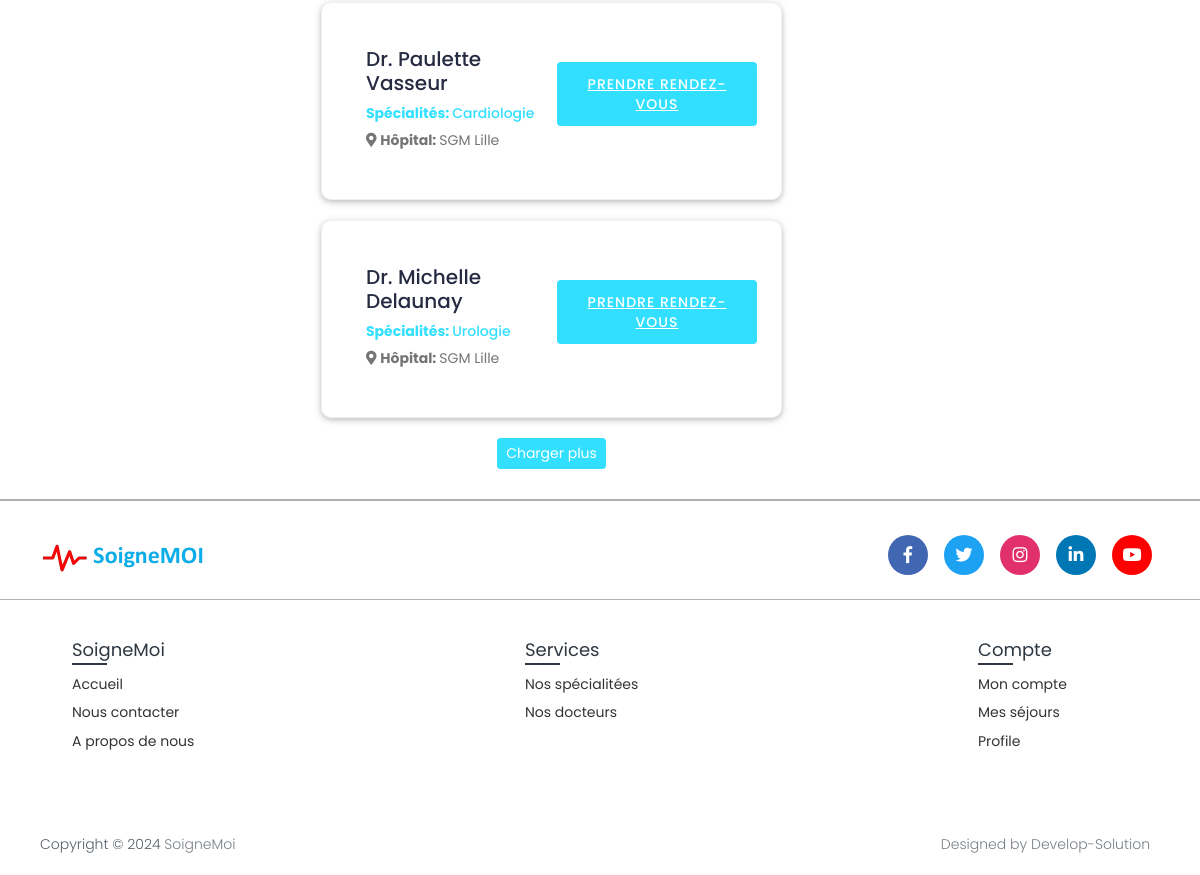
The app's page /search/ (signed in, lower part), older data.
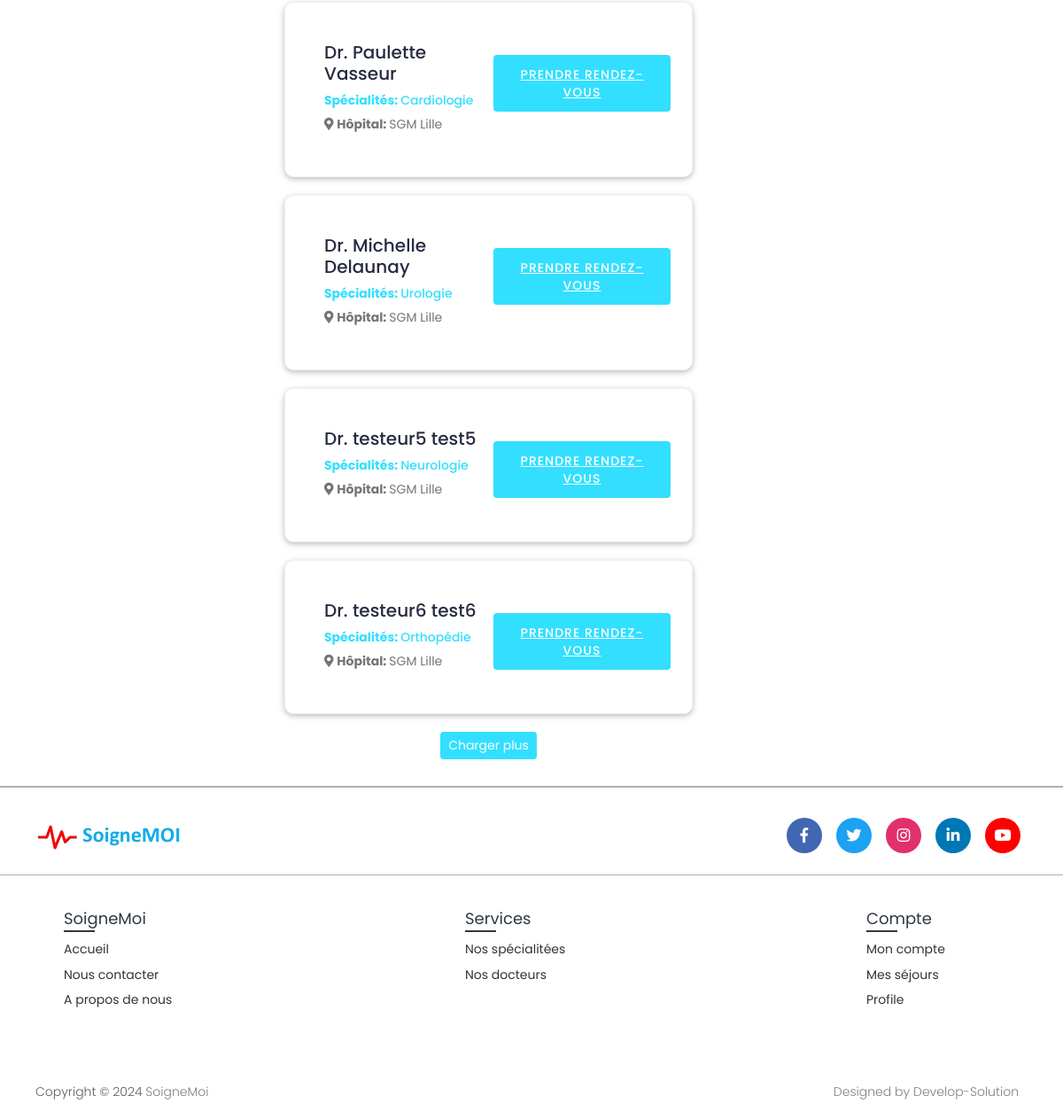
The same page, newer data.
### book/models.py (models this page shows, shortened)
class Doctor(models.Model):
    doctor_id = models.AutoField(primary_key=True)
    user = models.OneToOneField(User, on_delete=models.CASCADE, null=True, blank=True, related_name='profile')
    first_name = models.CharField(max_length=200, null=True)
    last_name = models.CharField(max_length=200, null=True)
    specialization = models.ForeignKey(Specialization, on_delete=models.SET_NULL, null=True, blank=True)
    phone_number = models.CharField(max_length=200, null=True, blank=True)
    date_of_birth = models.DateField(null=True, blank=True)
    reg_number = models.CharField(max_length=6, null=True, blank=True)
    hospital_name = models.ForeignKey(Hospital, on_delete=models.SET_NULL, null=True, blank=True)

class Specialization(models.Model):
    specialization_id = models.AutoField(primary_key=True)
    hospital = models.ForeignKey(Hospital, on_delete=models.CASCADE, null=True, blank=True)
    specialization_name = models.CharField(max_length=200, null=True, blank=True)

class Hospital(models.Model):
    hospital_id = models.AutoField(primary_key=True)
    name = models.CharField(max_length=200, null=True, blank=True)
    address = models.CharField(max_length=200, null=True, blank=True)
    featured_image = models.ImageField(upload_to='hospitals/', default='hospitals/default.png', null=True, blank=True)
    description = models.TextField(null=True, blank=True)
    email = models.EmailField(max_length=200, null=True, blank=True)
    phone_number = models.CharField(max_length=10,null=True, blank=True)
    def __str__(self):
        return str(self.name)

### book/views.py (the view)
# urls.py: path('search/', SearchView.as_view(), name='search'),
class SearchView(LoginRequiredMixin, View):
    def get(self, request):
        if request.user.is_authenticated and request.user.is_patient:
            self.search_query = request.GET.get('search_query', '')
            self.doctors = Doctor.objects.filter(
                Q(last_name__icontains=self.search_query) |
                Q(first_name__icontains=self.search_query) |
                Q(specialization__specialization_name__icontains=self.search_query)
            )
            self.patient = Patient.objects.get(user=request.user)
            context = {'patient': self.patient, 'doctors': self.doctors, 'search_query': self.search_query}
            return render(request, 'book/patient/search.html', context)
        else:
            logout(request)
            messages.error(request, 'Non autorisé')
            return render(request, 'book/login.html')

### templates/book/patient/search.html (shortened to what this page needs)
{% extends 'book/base.html' %}
{% load static %}
{% block content %}
{% load static %}
  <body>
    <div class="main-wrapper">
      <div class="content">
        <div class="container-fluid">
          <div class="row">
            <div class="col-md-5 col-lg-4 col-xl-3 theiaStickySidebar">
              <div>{% include 'book/patient/patient-sidebar.html' %}</div>
            </div>
            <div class="col-md-12 col-lg-8 col-xl-5">
              {% for doctor in doctors %}
              <div class="card">
                <div class="card-body">
                  <div class="doctor-widget">
                    <div class="doc-info-left">
                      <div class="doc-info-cont">
                          <h4 class="doc-name">
                          <a >Dr. {{doctor.first_name}} {{doctor.last_name}} </a>
                          </h4>
                        <h5 class="doc-department"><b>Spécialités: </b>
                          {{ doctor.specialization.specialization_name }}
                        </h5>
                        <div class="clinic-details">
                          <p class="doc-location">
                            <i class="fas fa-map-marker-alt"></i> <b>Hôpital: </b>
                            {{doctor.hospital_name}}
                          </p>
                        </div>
                      </div>
                    </div>
                    <div class="doc-info-right">
                      <div class="clinic-booking">
                        <a class="apt-btn"
                          href="{% url 'booking' pk=doctor.doctor_id %}">Prendre rendez-vous</a>
                      </div>
                    </div>
                  </div>
                </div>
              </div>
              {% endfor %}
              <div class="load-more text-center">
                <a class="btn btn-primary btn-sm" href="javascript:void(0);"
                  >Charger plus</a
                >
              </div>
            </div>
          </div>
        </div>
      </div>
    </div>
  </body>
{% endblock content %}

Row changes from the older to the newer data that the page shows:
added Doctor: first_name "testeur5", last_name "test5", specialization.specialization_name "Neurologie", hospital_name "SGM Lille"
added Doctor: first_name "testeur6", last_name "test6", specialization.specialization_name "Orthopédie", hospital_name "SGM Lille"
